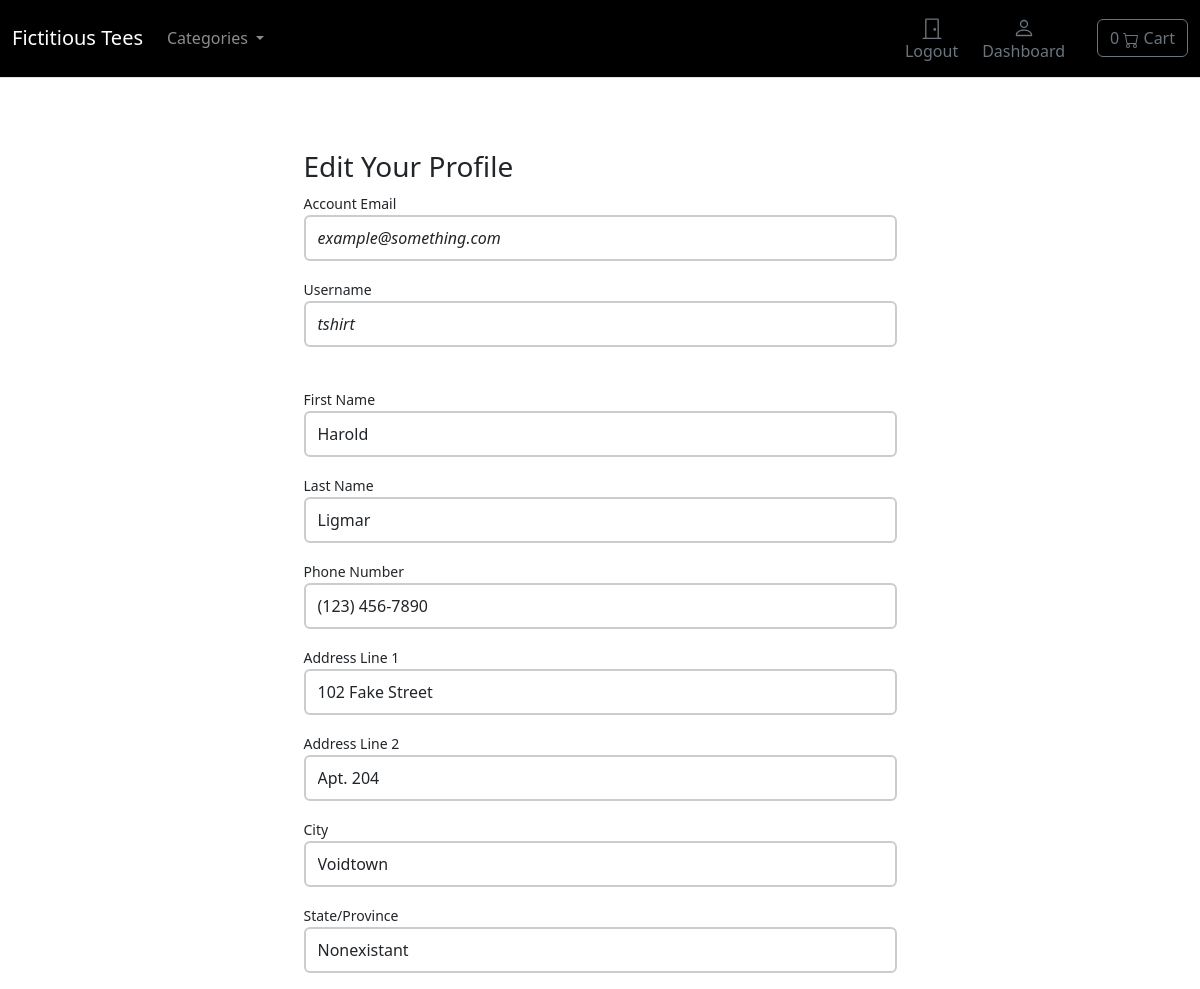
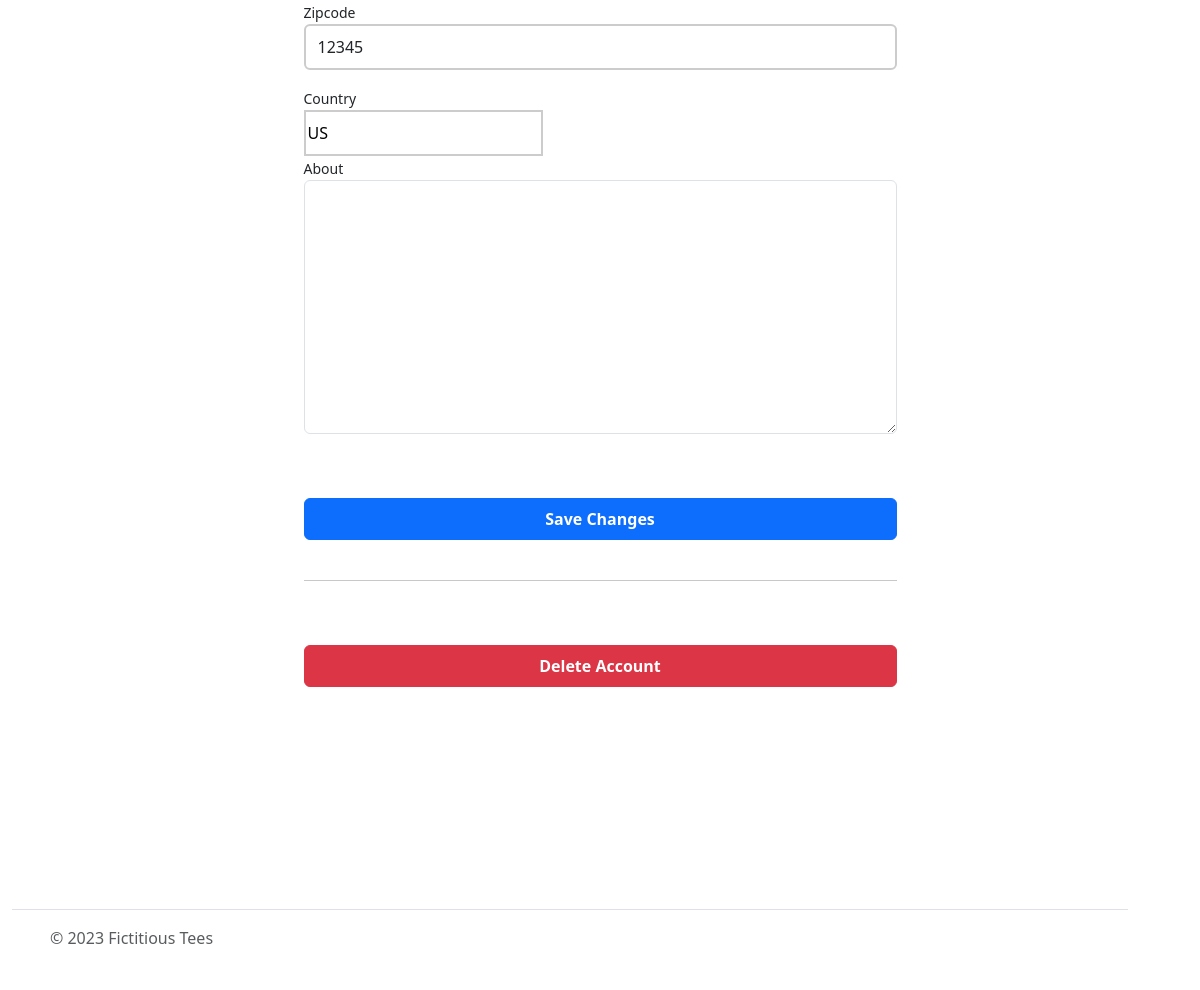
Page /account/profile/edit/ (signed in) on the committed database (2 pictures, top to bottom).
### account/models.py (models this page shows, shortened)
class UserBase(AbstractBaseUser, PermissionsMixin):
	email = models.EmailField(_('email address'), max_length=100, unique=True)
	user_name = models.CharField(max_length=50, unique=True)
	first_name = models.CharField(max_length=50, blank=True)
	last_name = models.CharField(max_length= 50, blank=True)
	about = models.TextField(_('about'), max_length=500, blank=True)
	phone = models.CharField(max_length=20, blank=True)
	address_1 = models.CharField(max_length=150, blank=True)
	address_2 = models.CharField(max_length=150, blank=True)
	city = models.CharField(max_length=150, blank=True)
	state = models.CharField(max_length=150, blank=True)
	zipcode = models.CharField(max_length=12, blank=True)
	country = CountryField()
	is_active = models.BooleanField(default=False)
	is_staff = models.BooleanField(default=False)
	created = models.DateTimeField(auto_now_add=True)
	updated = models.DateTimeField(auto_now=True)
	objects = CustomAccountManager()
	USERNAME_FIELD = 'email'
	REQUIRED_FIELDS = ['user_name']
	class Meta:
		verbose_name = "Account"
		verbose_name_plural = "Accounts"

### account/views.py (the view)
# urls.py: path('profile/edit/', views.edit_details, name='edit_details'),
@login_required
def edit_details(request):
	if request.method == 'POST':
		user_form = UserEditForm(instance=request.user, data=request.POST)
		if user_form.is_valid():
			user_form.save()
	else:
		user_form = UserEditForm(instance=request.user)
	return render(request, 'shop/account/user/edit_details.html', {'user_form': user_form})

### cart/cart.py (called while the page is built)
	def __len__(self):
		return sum(item['qty'] for item in self.cart.values())

### cart/context_processors.py (called while the page is built)
def cart(request):
	return{'cart': Cart(request)}

### shop/models.py (called while the page is built)
	def get_absolute_url(self):
		return reverse('shop:category_list', args=[self.slug])

### shop/views.py (called while the page is built)
def categories(request):
	return {'categories':Category.objects.all()}

### templates/shop/account/user/edit_details.html (shortened to what this page needs)
{% extends "../../base.html" %}
{% load static %}
{% block content %}
  <div class="container-fluid">
    <div class="row no-gutter">
      <div class="col-md-12">
        <div class="login d-flex align-items-center py-5">
          <div class="container">
            <div class="row">
              <div class="col-12 col-lg-7 mx-auto">
                <form class="account-form px-4 pt-4" method="post" enctype="multipart/form-data">
                  {% if user_form.is_valid %}
                    <div class="alert alert-primary" role="alert">Profile updated.</div>
                    <p class="small text-center pt-0">
                      <a href="{% url 'account:dashboard' %}">Back to Dashboard</a>
                    </p>
                  {% else %}
                    <h3>Edit Your Profile</h3>
                  {% endif %}
                  <label class="small font-weight-bold">{{ user_form.email.label }}</label>
                  {{ user_form.email }}
                  <label class="small font-weight-bold">{{ user_form.user_name.label }}</label>
                  {{ user_form.user_name }}
                  <br />
                  <label class="small font-weight-bold">{{ user_form.first_name.label }}</label>
                  {{ user_form.first_name }}
                  <label class="small font-weight-bold">{{ user_form.last_name.label }}</label>
                  {{ user_form.last_name }}
                  <label class="small font-weight-bold">{{ user_form.phone.label }}</label>
                  {{ user_form.phone }}
                  <label class="small font-weight-bold">{{ user_form.address_1.label }}</label>
                  {{ user_form.address_1 }}
                  <label class="small font-weight-bold">{{ user_form.address_2.label }}</label>
                  {{ user_form.address_2 }}
                  <label class="small font-weight-bold">{{ user_form.city.label }}</label>
                  {{ user_form.city }}
                  <label class="small font-weight-bold">{{ user_form.state.label }}</label>
                  {{ user_form.state }}
                  <label class="small font-weight-bold">{{ user_form.zipcode.label }}</label>
                  {{ user_form.zipcode }}
                  <label class="small font-weight-bold">{{ user_form.country.label }}</label>
                  <div>
                    {{ user_form.country }}
                  </div>
                  <label class="small font-weight-bold">{{ user_form.about.label }}</label>
                  {{ user_form.about }}
                  <button class="btn btn-primary btn-block py-2 mb-4 mt-5 fw-bold w-100" type="submit" value="Save changes">Save Changes</button>
                  <hr class="mb-3" />
                </form>
                <form class="account-form px-4" action="{% url 'account:delete_user' %}" method="post">
                  <button type="submit" role="button" class="btn btn-danger btn-block py-2 mb-4 mt-5 fw-bold w-100">Delete Account</button>
                </form>
              </div>
            </div>
          </div>
        </div>
      </div>
    </div>
  </div>
{% endblock %}

### templates/shop/account/user/edit_details.html (style rules this page uses)
.account-form input { border: 2px solid #ccc; height: calc(2em + 0.75rem + 2px); }
.read-only { font-style: italic; }

### rows in the picture
UserBase: email "example@something.com", user_name "tshirt", first_name "Harold", last_name "Ligmar", phone "(123) 456-7890", address_1 "102 Fake Street", address_2 "Apt. 204", city "Voidtown", state "Nonexistant", zipcode "12345", country "US"

### other values in the picture
{{ user_form.email.label }} "Account Email"
{{ user_form.user_name.label }} "Username"
{{ user_form.first_name.label }} "First Name"
{{ user_form.last_name.label }} "Last Name"
{{ user_form.phone.label }} "Phone Number"
{{ user_form.address_1.label }} "Address Line 1"
{{ user_form.address_2.label }} "Address Line 2"
{{ user_form.city.label }} "City"
{{ user_form.state.label }} "State/Province"
{{ user_form.zipcode.label }} "Zipcode"
{{ user_form.country.label }} "Country"
{{ user_form.about.label }} "About"
